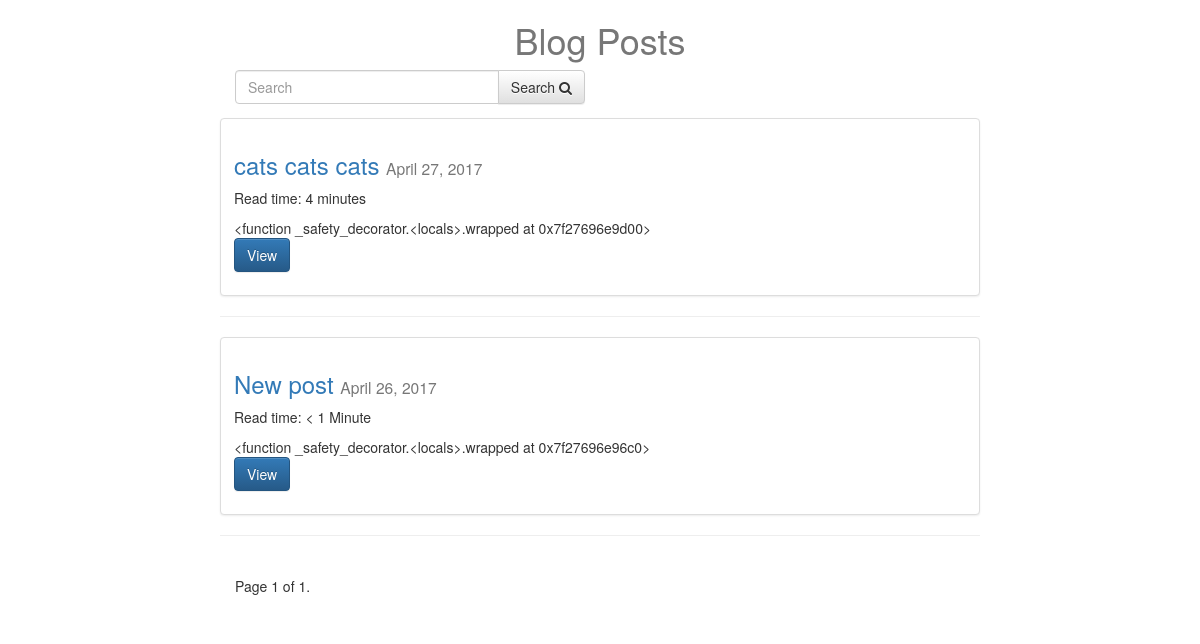
/posts/, run on the app's committed database.
### posts/models.py (models this page shows, shortened)
class Post(models.Model):
    user            = models.ForeignKey(settings.AUTH_USER_MODEL, default=1)
    title           = models.CharField(max_length=120)
    image           = models.ImageField(upload_to=upload_location,
                            null=True,
                            blank=True,
                            height_field="height_field",
                            width_field="width_field")
    height_field    = models.IntegerField(default=0)
    width_field     = models.IntegerField(default=0)
    content         = models.TextField()
    draft           = models.BooleanField(default=False)
    publish         = models.DateField(auto_now=False, auto_now_add=False)
    read_time       = models.IntegerField(default=0)
    updated         = models.DateTimeField(auto_now=True, auto_now_add=False)
    timestamp       = models.DateTimeField(auto_now=False, auto_now_add=True)
    slug            = models.SlugField(unique=True)
    objects = PostManager()
    def get_absolute_url(self):
        return reverse("posts:detail", kwargs={"slug": self.slug})
    def get_markdown(self):
        content = self.content
        markdown_content = markdown(content)
        return mark_safe(markdown_content)
    class Meta:
        ordering = ["-timestamp", "-updated"]

### posts/views.py (the view, shortened to what this page needs)
def post_list(request):
    today = timezone.now().date()
    queryset_list = Post.objects.active()
    if request.user.is_staff or request.user.is_superuser:
        queryset_list = Post.objects.all()
    query = request.GET.get("q")
    paginator = Paginator(queryset_list, 5) # Show 5 contacts per page
    page_request_var = "page"
    page = request.GET.get(page_request_var)
    try:
        queryset = paginator.page(page)
    except PageNotAnInteger:
        queryset = paginator.page(1)
    except EmptyPage:
        queryset = paginator.page(paginator.num_pages)
    context = {
        "object_list": queryset,
        "title": "Blog Posts",
        "page_request_var": page_request_var,
        "today": today
            }
    return render(request, "post_list.html", context)

### posts/models.py (called while the page is built)
    def active(self, *args, **kwargs):
        return super(PostManager, self).filter(draft=False).filter(publish__lte=timezone.now())

### templates/post_list.html (shortened to what this page needs)
          {% extends 'base.html' %}
           {% block content %}
           <div class='col-sm-8 col-sm-offset-2'>
        <h1 class="text-center">{{ title }}</h1>
        <form class="text-right row" method="GET" action="">
            <div class="col-sm-6">
            <div class='input-group'>
                <input class='form-control' type="text" name='q' placeholder="Search" value="{{ request.GET.q }}"/>
                <span class='input-group-btn'>
                <button class=" btn btn-default" type="submit">Search <i class="fa fa-search"></i></button>
                </span>
            </div>
            </div>
        </form>
       {% for obj in object_list %}
               <div class="row">
<div class="row>"
  <div class="col-sm-12">
    <div class="thumbnail">
      <div class="caption post-detail-item">
        <h3><a href="{{ obj.get_absolute_url }}">{{ obj.title }}</a> <small>{% if obj.draft %} <span style='color:red;'>Draft </span>{% endif %}{{ obj.publish }}</small></h3><p>Read time: {% if obj.read_time <= 1 %} < 1 Minute {% else %}{{ obj.read_time }} minutes {% endif %}</p>
       {{ obj.get_markdown|truncatechars_html:120 }}
        <p><a href="{{ obj.get_absolute_url }}" class="btn btn-primary" role="button">View</a></p>
      </div>
    </div>
  </div>
  <hr/>
  </div>
       {% endfor %}
       <div class="pagination">
    <span class="step-links">
        <span class="current">
            Page {{ object_list.number }} of {{ object_list.paginator.num_pages }}.
        </span>
    </span>
</div>
    </div>
            {% endblock %}

### static/css/base.css (style rules this page uses)
h1 { color: #777; }

### data on the page
Post: title "cats cats cats", publish "April 27, 2017", read_time "4", get_markdown "<function _safety_decorator.<locals>.wrapped at 0x7f27696e9d00>"
Post: title "New post", publish "April 26, 2017", read_time "< 1 Minute", get_markdown "<function _safety_decorator.<locals>.wrapped at 0x7f27696e96c0>"

### other printed values
{{ title }} "Blog Posts"
{{ object_list.number }} "1"
{{ object_list.paginator.num_pages }} "1"
